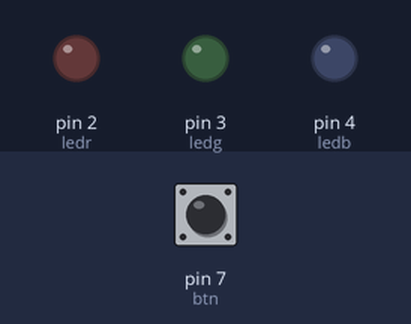
A sketch run on a simulated Arduino Uno, built with avr-gcc and run on an emulated ATmega328P. Shown: output pins drawn as LEDs (lit = HIGH). The test bench sets the inputs (shaded band); at power-on: pin 7 (btn) LOW.

Above: at 1.2 s.
1.3 s: pin 7 (btn) pulled HIGH for 0.15 s
At 1.8 s:
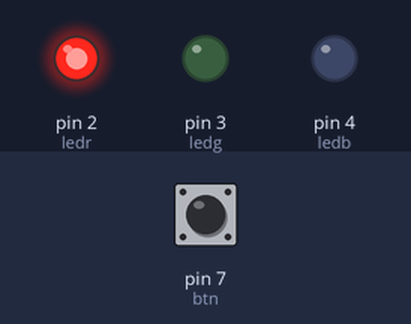
2.9 s: pin 7 (btn) pulled HIGH for 1 s
At 4.2 s:
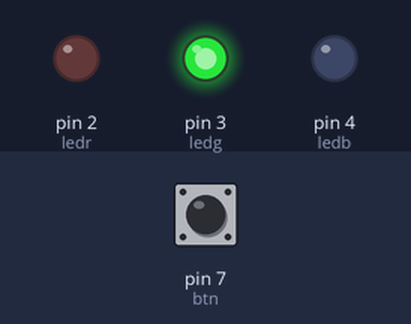
5.4 s: pin 7 (btn) pulled HIGH for 0.15 s
At 6.1 s:
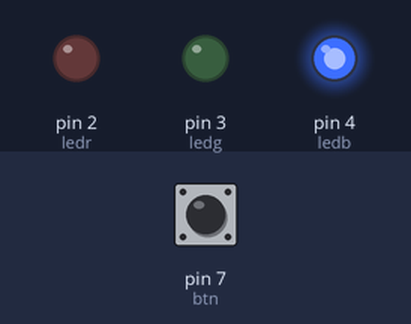
7.0 s: pin 7 (btn) pulled HIGH for 3.2 s
At 11.4 s:
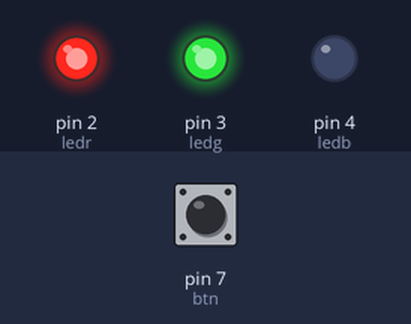
11.7 s: pin 7 (btn) pulled HIGH for 0.15 s
At 13.0 s:
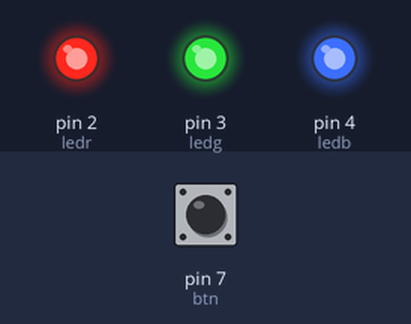
13.3 s: pin 7 (btn) pulled HIGH for 1 s
At 15.7 s:
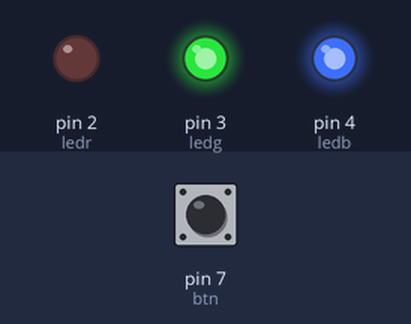
Timing chart, 0 to 16.8 s (numbered marks = the images above; inputs shaded):
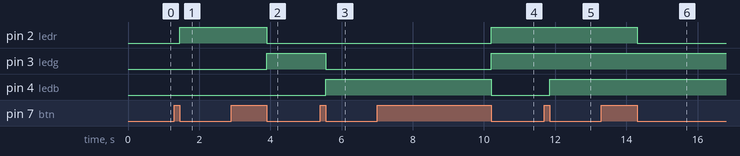

Measured:
- after the input at 1.3 s, pin 2 (ledr): LOW → HIGH after 0.15 s
- after the input at 2.9 s, pin 2 (ledr): HIGH → LOW after 1.0 s; pin 3 (ledg): LOW → HIGH after 1.0 s
- after the input at 5.4 s, pin 3 (ledg): HIGH → LOW after 0.15 s; pin 4 (ledb): LOW → HIGH after 0.15 s
- after the input at 7.0 s, pin 2 (ledr), pin 3 (ledg): LOW → HIGH after 3.2 s; pin 4 (ledb): HIGH → LOW after 3.2 s
- after the input at 11.7 s, pin 4 (ledb): LOW → HIGH after 0.15 s
- after the input at 13.3 s, pin 2 (ledr): HIGH → LOW after 1.0 s

The sketch:

aula_09.ino
```cpp
// C++ code
//
#define ledr 2
#define ledg 3
#define ledb 4
#define btn 7

class Button {
public:
  int btnClicado, btnLiberado, pino;

  Button(int p){
    pino=p;
    btnClicado=btnLiberado=0;
  }

  bool press(){
    if(digitalRead(pino)== HIGH)
    {
      btnClicado = 1;
      btnLiberado = 0;
    }
    else
    {
      btnLiberado = 1;
    }

    if((btnClicado == 1 and btnLiberado == 1))
    {
      btnClicado=0;
      btnLiberado=0;
      return true;
    }
    else
    {
      return false;
    }
  }
};

class Led {
public:
  int pinoR,pinoG,pinoB,ciclo;
  Led(int pr, int pg, int pb):pinoR(pr), pinoG(pg), pinoB(pb){
    ciclo=0;
  }

  void trocar()  {
    ciclo++;

    switch(ciclo) {
      case 1:
        cor(1, 0, 0);
      break;
      case 2:
        cor(0, 1, 0);
      break;
      case 3:
        cor(0, 0, 1);
      break;
      case 4:
        cor(1, 1, 0);
      break;
      case 5:
        cor(1, 1, 1);
      break;
      case 6:
        cor(0, 1, 1);
      break;
      case 7:
        cor(1, 0, 1);
        ciclo=0;
      break;
      default:
        ciclo=0;
    }

  }

private:
  void cor(int r, int g, int b) {
    digitalWrite(ledr, r);
    digitalWrite(ledg, g);
    digitalWrite(ledb, b);
  }
};

void setup() {
  pinMode(ledr, OUTPUT);
  pinMode(ledg, OUTPUT);
  pinMode(ledb, OUTPUT);
  pinMode(btn, INPUT);
}

Button button(btn);
Led led(ledr, ledg, ledb);

void loop() {
  if(button.press()){
    led.trocar();
  }
}
```
